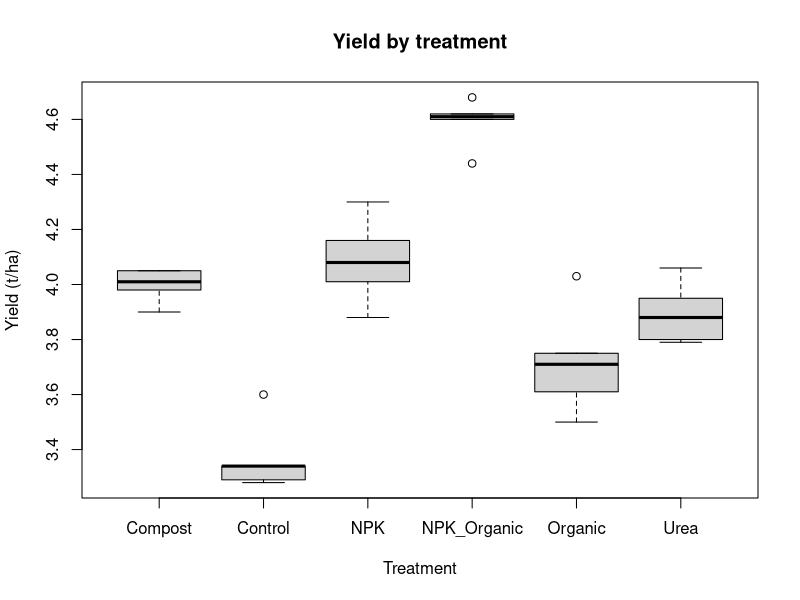
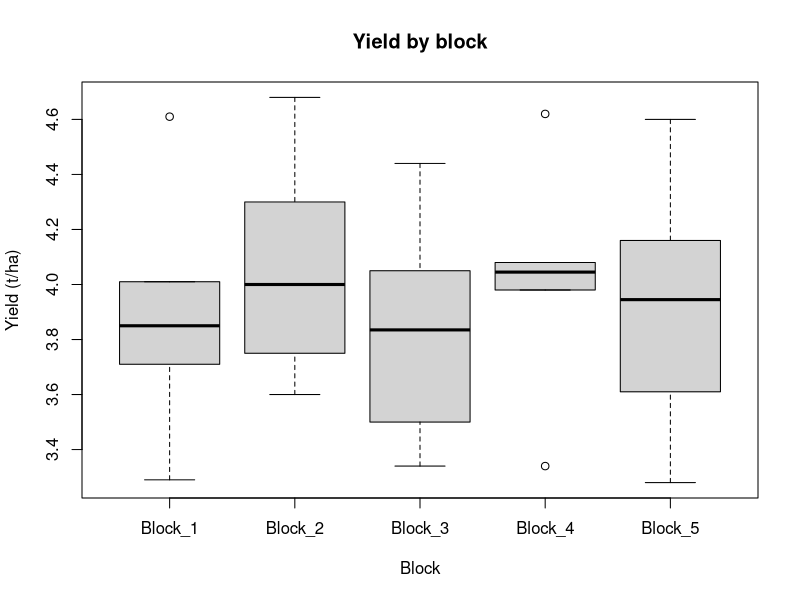
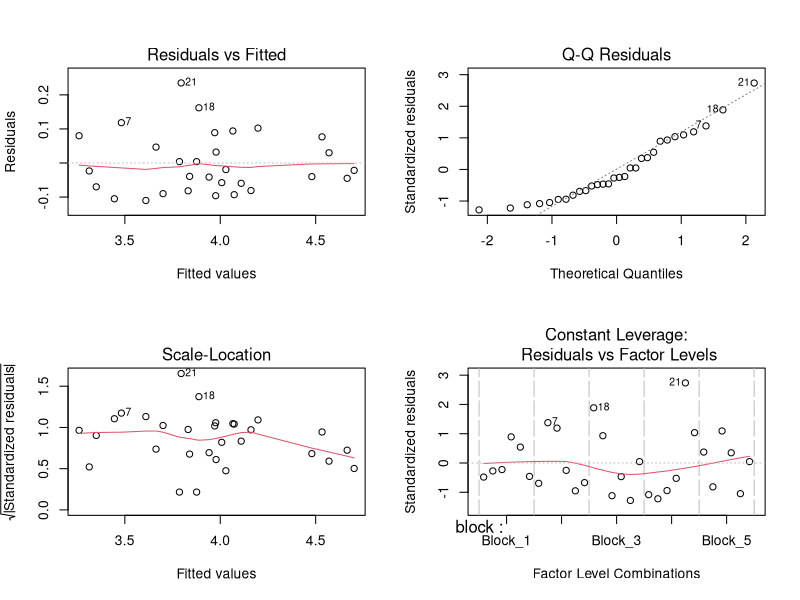
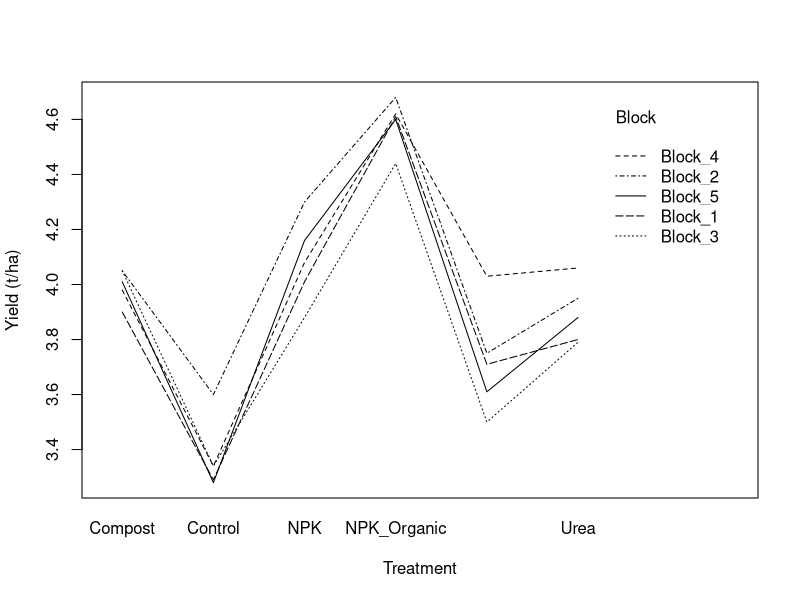

Write the R code that produced these figures, in order.
## ---- chunk 1
datarbd <- read.csv("rbd_normal_data.csv")

head(datarbd)
str(datarbd)
## ---- chunk 2
colSums(is.na(datarbd))
## ---- chunk 3
datarbd$block     <- as.factor(datarbd$block)
datarbd$treatment <- as.factor(datarbd$treatment)

str(datarbd)
## ---- chunk 4
boxplot(yield_t_ha ~ treatment, data = datarbd,
        xlab = "Treatment", ylab = "Yield (t/ha)",
        main = "Yield by treatment")

boxplot(yield_t_ha ~ block, data = datarbd,
        xlab = "Block", ylab = "Yield (t/ha)",
        main = "Yield by block")
## ---- chunk 5
modelrbd <- aov(
  yield_t_ha ~ block + treatment,
  data = datarbd
)

modelrbd
## ---- chunk 6
summary(modelrbd)
## ---- chunk 7
par(mfrow = c(2, 2))
plot(modelrbd)
par(mfrow = c(1, 1))
## ---- chunk 8
shapiro.test(residuals(modelrbd))
## ---- chunk 9
library(car)

leveneTest(yield_t_ha ~ treatment, data = datarbd)
## ---- chunk 10
interaction.plot(
  x.factor = datarbd$treatment,
  trace.factor = datarbd$block,
  response = datarbd$yield_t_ha,
  xlab = "Treatment", ylab = "Yield (t/ha)",
  trace.label = "Block"
)
## ---- chunk 11
summary(modelrbd)
## ---- chunk 12
aov_tab <- summary(modelrbd)[[1]]

MS_block <- aov_tab["block", "Mean Sq"]
MS_error <- aov_tab["Residuals", "Mean Sq"]

b <- nlevels(datarbd$block)
t <- nlevels(datarbd$treatment)

RE <- ((b - 1) * MS_block + b * (t - 1) * MS_error) / ((b * t - 1) * MS_error)
RE
## ---- chunk 13
library(emmeans)

emm_rbd_lsd <- emmeans(modelrbd, pairwise ~ treatment, adjust = "none")
emm_rbd_lsd
## ---- chunk 14
library(multcomp)
library(multcompView)

multcomp::cld(emm_rbd_lsd$emmeans, adjust = "none", Letters = letters)
## ---- chunk 15
emm_rbd_hsd <- emmeans(modelrbd, pairwise ~ treatment, adjust = "tukey")
emm_rbd_hsd
## ---- chunk 16
multcomp::cld(emm_rbd_hsd$emmeans, adjust = "tukey", Letters = letters)
